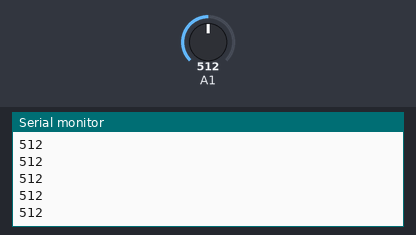
Recording of a sketch running on a simulated Arduino Uno, built with avr-gcc and run on an emulated ATmega328P. Shown: the last lines printed to the serial monitor. The inputs (shaded band) are chosen by the test bench; at power-on: A1 = 512.

Above: at 2.4 s.
2.5 s: A1 set to 716
At 2.51 s:
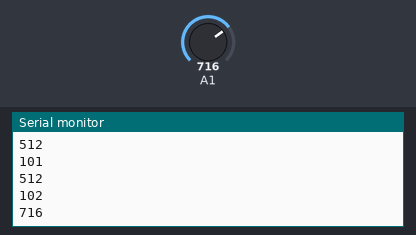
4.0 s: A1 set to 900
At 4.02 s:
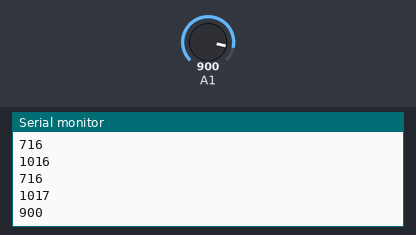
Timing chart, 0 to 7.0 s (numbered marks = the images above; inputs shaded):
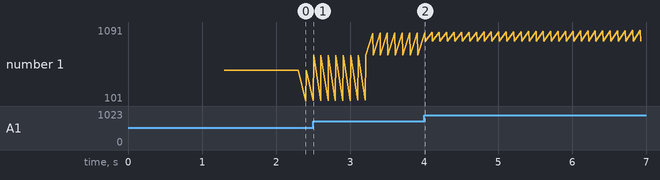

The sketch:

hear.ino
```cpp
int avg = 0;
int j = 0;

int heart_avg()
{
  int _avg = 0;
  int sum = 0;
  int i =0;
  int j = 0;
  while(i<100)
  {
    while(j<10)
    {
      int b = analogRead(1);
      sum +=b;

      j++;
      delay(10);
    }
    _avg =+ sum/10;
    Serial.println("_avg " + String(_avg));
    i++;
  }
  Serial.println("_avg 121231 " + String(_avg));
  return _avg/100;
}
void setup() {
 Serial.begin(9600);
 delay(100);
 avg = heart_avg();
 Serial.println("avg " + String(avg));
 delay(100);
}


int a = 0;

void loop() {

  int b =0;
  b = analogRead(1);
  Serial.println(String(b));
  if(b > avg)
  {
    a++;
  }
  delay(100);

  if(a>10)
  {
    j++;
   Serial.println("10" + String(j)) ;
   }

}
```

Measured:
- after the input at 2.5 s, the serial monitor: prints a new line at once (image 1)
- plotted number 1: 512 → 716 after the input at 2.5 s
